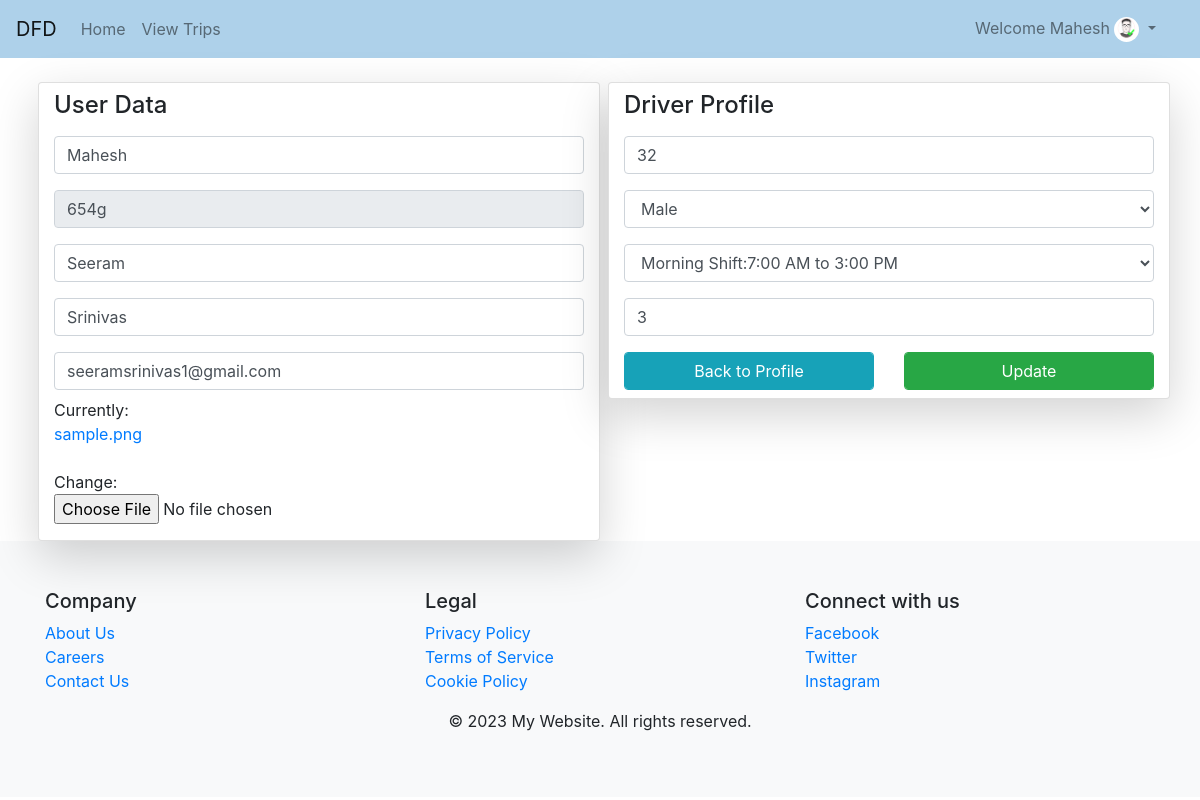
The page /update/ (signed in) on the database its author committed.
### Face_Recognition/models.py (models this page shows)
class User(AbstractUser):
	rt = [
		(0,'User'),
		(1,'Driver'),
		(2,'Staff'),
		(3,'admin'),
	]
	License = models.CharField(max_length=20)
	role_type = models.IntegerField(default=0)
	upfe = models.ImageField(upload_to='Profiles/',default='sample.png')

class DriverProfile(models.Model):
	g = [
		("k","Select Your Gender"),
		('M',"Male"),
		("F","Female")
		]
	Av = [
		("Ava","Select your Availability"),
		("Mrng","Morning Shift:7:00 AM to 3:00 PM"),
		("Day","Day Shift:10:00 AM to 6:00 PM"),
		("Eve","Evening Shift:3:00 PM to 11:00 PM"),
		("Night","Night Shift:11:00 PM to 7:00 AM")
	]
	age = models.IntegerField()
	gender = models.CharField(max_length=5,default='k',choices=g)
	Availability = models.CharField(max_length=5,default='Ava',choices=Av)
	expr = models.IntegerField()
	Driver = models.OneToOneField(User,on_delete=models.CASCADE)
	status = models.BooleanField(default=0)

### Face_Recognition/views.py (the view, shortened to what this page needs)
# urls.py: path('update/',views.updateprofile,name="update"),
@login_required
def updateprofile(request):
    ut = User.objects.get(id=request.user.id)
    if request.user.role_type == 0:
        s = UserProfile.objects.all()
        w = []
        for i in s:
            w.append(i.Users_id)
        if request.user.id not in w:
            if request.method == "POST":
                Stf = UserprofileForm(request.POST)
                Stf1 = updateprofileForm(request.POST,request.FILES,instance=ut)
                if Stf.is_valid() and Stf1.is_valid():
                    q = Stf.save(commit=False)
                    q.status = 1
                    q.Users_id = request.user.id
                    q.save()
                    Stf1.save()
                    messages.success(request,"Profile Created Successful")
                    return redirect('/profile')
            Stf = UserprofileForm()
            Stf1 = updateprofileForm(instance=ut)
            return render(request,'updateprofile.html',{'g':Stf,'u':Stf1})
        else:
            ku = UserProfile.objects.get(Users_id=request.user.id)
            if request.method == "POST":
                Stf = UserprofileForm(request.POST,instance=ku)
                Stf1 = updateprofileForm(request.POST,request.FILES,instance=ut)
                if Stf.is_valid():
                    Stf.save()
                    Stf1.save()
                    messages.info(request,'Profile Updated Successfully')
                    return redirect('/profile')
            Stf = UserprofileForm(instance=ku)
            Stf1 = updateprofileForm(instance=ut)
            return render(request,'updateprofile.html',{'hn':Stf,'u':Stf1})
    elif request.user.role_type == 1:
        x = DriverProfile.objects.all()
        mx = []
        for i in x:
            mx.append(i.Driver_id)
        if request.user.id not in mx:
            if request.method == "POST":
                Drv = DriverprofileForm(request.POST)
                Drv1 = updateprofileForm(request.POST,request.FILES,instance=ut)
                if Drv.is_valid() and Drv1.is_valid():
                    t = Drv.save(commit=False)
                    t.status = 1
                    t.Driver_id = request.user.id
                    t.save()
                    Drv1.save()
                    messages.info(request,"Profile Created Successfully")
                    return redirect('/profile')
            Drv = DriverprofileForm()
            Drv1 = updateprofileForm(instance=ut)
            return render(request,'updateprofile.html',{'g':Drv,'u':Drv1})
        else:
            z = DriverProfile.objects.get(Driver_id=request.user.id)
            Drv = DriverprofileForm(instance=z)
            Drv1 = updateprofileForm(instance=ut)
            return render(request,'updateprofile.html',{'hn':Drv,'u':Drv1})
    else:
        pass

### Face_Recognition/forms.py
class DriverprofileForm(forms.ModelForm):
	class Meta:
		model = DriverProfile
		fields = ["age","gender","Availability","expr"]
		widgets = {
		"age":forms.NumberInput(attrs={
			"class":"form-control my-2",
			"placeholder":"Enter Your age",
			}),
		"gender":forms.Select(attrs={
			"class":"form-control my-2",
			}),
		"Availability":forms.Select(attrs={
			"class":"form-control my-2",
			}),
		"expr":forms.NumberInput(attrs={
			"class":"form-control my-2",
			"placeholder":"Enter your Experience",
			}),
		}

class updateprofileForm(forms.ModelForm):
	class Meta:
		model = User
		fields = ["username","License","first_name","last_name","email","upfe"]
		widgets = {
		"first_name":forms.TextInput(attrs={
			"class":"form-control my-2",
			"placeholder":"First Name",
			}),
		"last_name":forms.TextInput(attrs={
			"class":"form-control my-2",
			"placeholder":"Last Name",
			}),
		"email":forms.EmailInput(attrs={
			"class":"form-control my-2",
			"placeholder":"Enter your Email ID",
			}),
		"username":forms.TextInput(attrs={
			"class":"form-control my-2",
			"placeholder":"User ID",
			}),
		"License":forms.TextInput(attrs={
			"class":"form-control my-2",
			"placeholder":"Enter your License ID",
			"readonly":True,
			}),
		}

### templates/updateprofile.html (shortened to what this page needs)
{% extends 'base.html' %}
{% block content %}
<form method="post" enctype="multipart/form-data">
    <div class="row">
        <div class="card col-md shadow-lg mx-2">
            <h4 class="my-2">User Data</h4>
            {% for k in u %}
            {{k}}
            {% endfor %}
        </div>
        <div class="card col-md shadow-lg h-100">
            {% if request.user.role_type == 0 %}
                <h4 class="my-2">User Profile</h4>
                {% if request.user.userprofile.status == 1 %}
                    {% for j in hn %}
                        {{j}}
                    {% endfor %}
                {% else %}
                    {% for i in g %}
                        {{i}}
                    {% endfor %}
                {% endif %}
            {% elif request.user.role_type == 1 %}
                <h4 class="my-2">Driver Profile</h4>
                {% if request.user.driverprofile.status == 1 %}
                    {% for j in hn %}
                        {{j}}
                    {% endfor %}
                {% else %}
                    {% for i in g %}
                        {{i}}
                    {% endfor %}
                {% endif %}
            {% endif %}
            <div class="row">
                <div class="col">
                    <a href="{% url 'profile' %}" class="btn btn-info form-control my-2">Back to Profile</a>
                </div>
                <div class="col">
                    <input type="submit" value="Update" class="btn btn-success form-control my-2">
                </div>
            </div>
        </div>
    </div>
</form>
{% endblock %}

### templates/navbar.html (shortened to what this page needs)
<nav class="navbar navbar-expand-lg navbar-light" style="background-color: #aed1ea;">
    <a class="navbar-brand" href="{% url 'hm' %}">DFD</a>
    <div class="collapse navbar-collapse" id="collapsibleNavbar">
        <ul class="navbar-nav">
            {% if not user.is_authenticated %}
                <li class="nav-item">
                    <a class="nav-link {% if request.path == '/' %}active{% endif %}" href="{% url 'hm' %}">Home</a>
                </li>
                <li class="nav-item">
                    <a class="nav-link {% if request.path == '/about/' %}active{% endif %}" href="{% url 'about' %}">About</a>
                </li>
                <li class="nav-item">
                    <a class="nav-link {% if request.path == '/contact/' %}active{% endif %}" href="{% url 'contact' %}">Contact</a>
                </li>
                <li class="nav-item">
                    <a class="nav-link {% if request.path == '/register/' %}active{% endif %}" href="{% url 'register' %}">Register</a>
                </li>
                {% else %}
                    <li class="nav-item">
                        <a class="nav-link {% if request.path == '/' %}active{% endif %}" href="{% url 'hm' %}">Home</a>
                    </li>
                {% if request.user.role_type == 0 %}
                    <li class="nav-item">
                        <a class="nav-link {% if request.path == '/viewtrips/' %}active{% endif %}" href="{% url 'view_trips' %}">View Trips</a>
                    </li>
                {% elif request.user.role_type == 1 %}
                    <li class="nav-item">
                        <a class="nav-link {% if request.path == '/viewtrips/' %}active{% endif %}" href="{% url 'view_trips' %}">View Trips</a>
                    </li>
                {% elif request.user.role_type == 2 %}
                    <li class="nav-item">
                        <a class="nav-link {% if request.path == '/viewtrips/' %}active{% endif %}" href="{% url 'view_trips' %}">View Trips</a>
                    </li>
                {% endif %}
            {% endif %}
        </ul>
        <ul class="navbar-nav ml-auto" style="margin-right: 20px">
            {% if user.is_authenticated %}
                <div class="dropdown">
                    <a class="nav-link dropdown-toggle" data-toggle="dropdown">Welcome {{request.user.username}}
                        <img src="{{request.user.upfe.url}}" class="rounded-circle" height="25px" width="25px">
                    </a>
                </div>
            {% else %}
                <li class="nav-item">
                    <a class="nav-link {% if request.path == '/lgo/' %}active{% endif %}" href="{% url 'login' %}">Login</a>
                </li>
            {% endif %}
          </ul>
    </div>
</nav>

### rows shown on the page
User: user.username "Mahesh", user.upfe (picture), u "Mahesh" "654g" "Seeram" "Srinivas" "seeramsrinivas1@gmail.com"
DriverProfile: hn "32" "Male" "Morning Shift:7:00 AM to 3:00 PM" "3"
